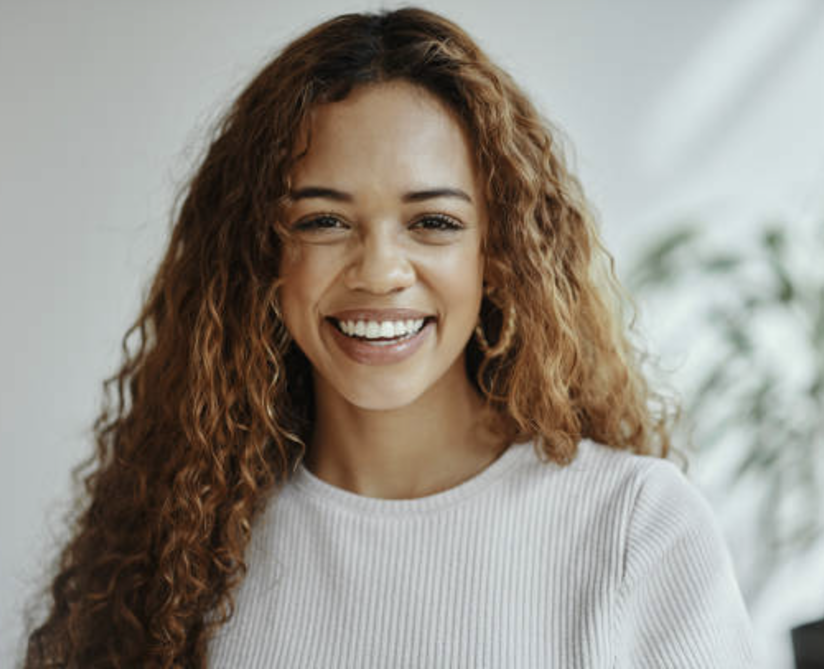
#> input picture joe.png, 824 x 670 px, given in place of test_2.jpg, which was not available
$ jupyter execute --allow-errors model_execution.ipynb
#> lines starting #> are read from the running program, lines starting #| are printed output that depends on the picture; after the words box and inside, x2 and y2 are one past the last pixel; in counts of white or black regions, pixels touching at a corner belong together; pictures that were not available may be replaced by others from this repository, and a replacement may not be noted
[cell 1]
import tensorflow as tf
from tensorflow.keras import layers, models # type: ignore
from sklearn.model_selection import train_test_split
import numpy as np
import os
import cv2

[cell 2]
# Set paths
dataset_dir = "processed_images"  # Replace with your dataset path

#> (a cell that did not finish here is left out)

[cell 4]
# [34 lines of commented-out code are left out]

[cell 5]
def rgb_to_grayscale(image, label):
    image = tf.image.rgb_to_grayscale(image)
    return image, label

#> (a cell that did not finish here is left out)

[cell 7]
# Build the model
def build_model(input_shape=(128, 128, 1), num_classes=35):
    model = models.Sequential([
        layers.Conv2D(32, (3, 3), activation='relu', input_shape=input_shape),
        layers.MaxPooling2D((2, 2)),
        layers.Conv2D(64, (3, 3), activation='relu'),
        layers.MaxPooling2D((2, 2)),
        layers.Flatten(),
        layers.Dense(128, activation='relu'),
        layers.Dense(num_classes, activation='softmax')
    ])
    return model

#> (a cell that did not finish here is left out)

#> (a cell that did not finish here is left out)

[cell 10]
from tensorflow.keras.models import load_model # type: ignore

#> (the rest of this cell did not finish here and is left out)

[cell 11]
import cv2
import numpy as np
import os

#> (the rest of this cell did not finish here and is left out)

[cell 12]
import cv2
import matplotlib.pyplot as plt
image = cv2.imread("test_2.jpg")
#> image is the input picture: shape (670, 824, 3); mean B, G, R 136.7, 145.4, 150.8
ori = image.copy()

[cell 13]
# [40 lines of commented-out code are left out]

image = cv2.resize(image, (128, 128))
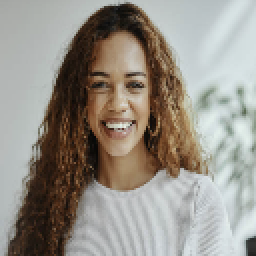
#> image: shape (128, 128, 3) (shown 2 times larger); mean B, G, R 136.5, 145.1, 150.6
hsv_image = cv2.cvtColor(image, cv2.COLOR_BGR2HSV)
#> hsv_image: shape (128, 128, 3); mean H, S, V 54, 54.9, 154.8

# Define the lower and upper range for skin color in HSV
lower_skin = (0, 20, 70)   # Adjust as per the skin tone
upper_skin = (20, 255, 255)

# Create a mask for skin color
skin_mask = cv2.inRange(hsv_image, lower_skin, upper_skin)
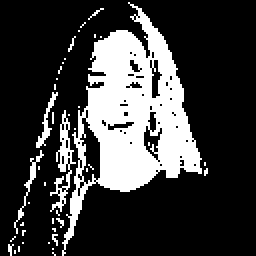
#> skin_mask: shape (128, 128) (shown 2 times larger); 23.7% white; 42 white regions (38 under 20 px), largest, box (x1, y1, x2, y2) and area: (31, 1, 101, 128) 3410, (25, 55, 38, 106) 197, (7, 75, 22, 117) 77, (18, 46, 29, 74) 75

# Apply morphological operations to clean up the mask
kernel = cv2.getStructuringElement(cv2.MORPH_ELLIPSE, (5, 5))
skin_mask = cv2.erode(skin_mask, kernel, iterations=2)
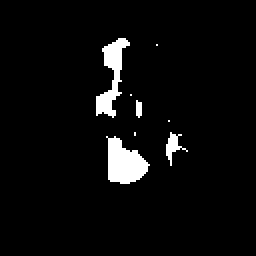
#> skin_mask: shape (128, 128) (shown 2 times larger); 4.3% white; 8 white regions (4 under 20 px), largest, box (x1, y1, x2, y2) and area: (53, 68, 75, 92) 333, (48, 19, 65, 59) 277, (83, 66, 94, 83) 67, (68, 50, 71, 59) 23
skin_mask = cv2.dilate(skin_mask, kernel, iterations=2)
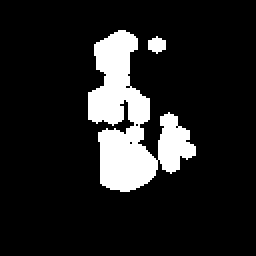
#> skin_mask: shape (128, 128) (shown 2 times larger); 12.9% white; 2 white regions, box (x1, y1, x2, y2) and area: (44, 15, 98, 96) 2053, (74, 18, 83, 27) 57

# Blur the mask for smoother edges
skin_mask = cv2.GaussianBlur(skin_mask, (5, 5), 0)
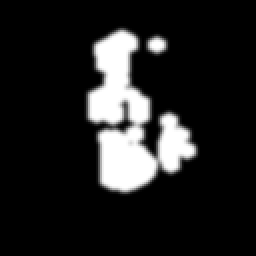
#> skin_mask: shape (128, 128) (shown 2 times larger); min 0, max 255, mean 32.8

# Detect edges in the mask
edges = cv2.Canny(skin_mask, 100, 200)
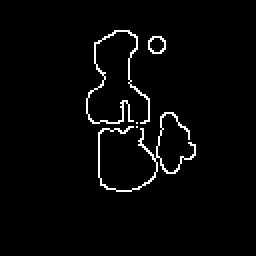
#> edges: shape (128, 128) (shown 2 times larger); 2.6% white in thin lines or dots, all inside (x1, y1, x2, y2) = (43, 15, 98, 96)

# Find contours in the edge-detected mask
contours, _ = cv2.findContours(edges, cv2.RETR_EXTERNAL, cv2.CHAIN_APPROX_SIMPLE)
#> contours = 5 contours, 2 with area under 20; largest, box (x1, y1, x2, y2) and area: (74, 18, 83, 27) 56, (49, 56, 98, 96) 46, (43, 15, 75, 62) 36

# Draw the largest contour on the original image
if contours:
    largest_contour = max(contours, key=cv2.contourArea)
#> largest_contour = [[76, 18], [74, 20], [74, 24], [76, 26], [80, 26], [82, 24], [82, 20], [80, 18]]
    cv2.drawContours(image, [largest_contour], -1, (0, 255, 0), 2)
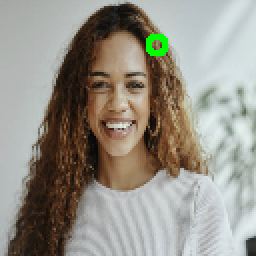
#> image: shape (128, 128, 3) (shown 2 times larger); 0.54% of pixels changed, all inside (x1, y1, x2, y2) = (73, 17, 84, 28)

# Plot the results
plt.figure(figsize=(15, 5))
plt.subplot(1, 3, 1)
plt.title("Original Image")
plt.imshow(cv2.cvtColor(ori, cv2.COLOR_BGR2RGB))
plt.axis("off")

plt.subplot(1, 3, 2)
plt.title("Skin Mask")
plt.imshow(skin_mask, cmap="gray")
plt.axis("off")

plt.subplot(1, 3, 3)
plt.title("Detected edges")
plt.imshow(cv2.cvtColor(edges, cv2.COLOR_BGR2RGB))
plt.axis("off")

plt.show()
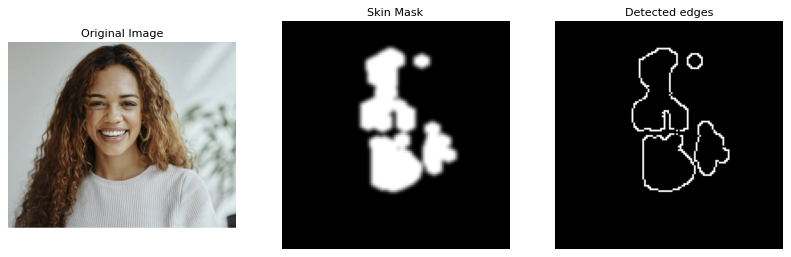
#> figure drawn by matplotlib, 3 panels

# # Apply the mask to the original grayscale image
# masked_image = cv2.bitwise_and(gray_frame, gray_frame, mask=mask)
# cv2.imshow('image', masked_image) # Resize to model input size
# cv2.waitKey(0)

[cell 14]
# edges = cv2.Canny((masked_image * 255).astype(np.uint8), threshold1=500, threshold2=600, L2gradient=True)  # Apply Canny edge detection
# resized_frame = cv2.resize(edges, (128, 128))
normalized_edges = edges / 255.0
#> (the rest of this cell did not finish here and is left out)

[cell 15]
ind = 0
maxi = 0
#> (the rest of this cell did not finish here and is left out)

#> (a cell that did not finish here is left out)

#> (a cell that did not finish here is left out)

#> (a cell that did not finish here is left out)

[cell 19]
contours
#> Out has the same summary as contours
